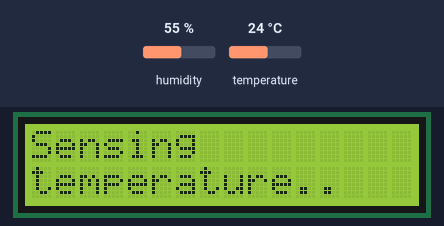
Bench run of a sketch on a simulated Arduino Uno, built with avr-gcc and run on an emulated ATmega328P. On the bench: 16×2 character LCD. Inputs (shaded band) come from the test bench; at power-on: temperature 24 °C, humidity 55 %. What the sketch prints to the serial monitor is not drawn.

Above: at 1.1 s.
At 5.7 s:
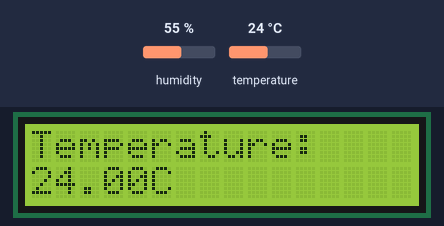
5.8 s: temperature set to 12 °C
At 8.3 s:
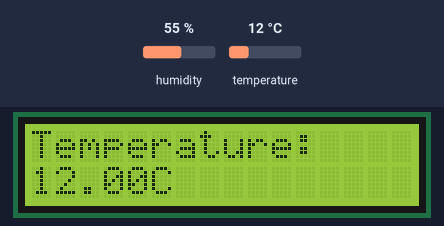
8.6 s: temperature set to 19 °C
At 10.4 s:
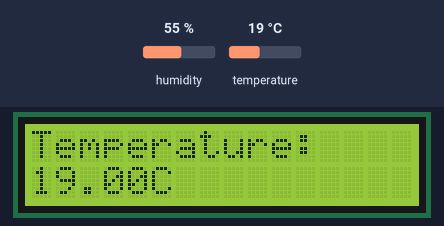
11.4 s: temperature set to 28 °C
At 14.4 s:
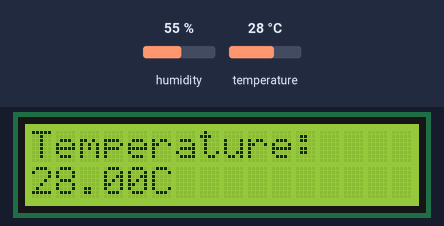
Timing chart, 0 to 15.9 s (numbered marks = the images above; inputs shaded):
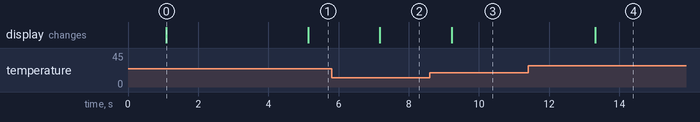

Measured:
- after the input at 5.8 s, the display: changes after 1.4 s (image 2)
- after the input at 8.6 s, the display: changes after 0.62 s (image 3)
- after the input at 11.4 s, the display: changes after 1.9 s (image 4)
- what the display in image 0 shows lasts 4.0 s, from 1.1 s to 5.1 s

The sketch:

finalcode.ino
```cpp
#include <Wire.h>
#include <LiquidCrystal_I2C.h>
#include "DHT.h"
#define DHTPIN 8
#define DHTTYPE DHT11
DHT dht(DHTPIN, DHTTYPE);
LiquidCrystal_I2C lcd(0x27, 2, 1, 0, 4, 5, 6, 7, 3, POSITIVE);

void setup()
{
Serial.begin(9600);
Serial.println(F("Sensing temperature.."));

dht.begin();


lcd.begin(16,2);
lcd.backlight();

lcd.print("Sensing");
delay(1000);
lcd.setCursor(0,1);
lcd.print("temperature..");
delay(3000);


}

void loop()
{
   delay(1000);

  float t = dht.readTemperature();

  float F = dht.readTemperature(false);


  if (isnan(t)) {
    Serial.println(F("Failed to read from DHT sensor!"));
    return;
  }

  float hic = dht.computeHeatIndex(t, false);


  Serial.print(F("%  Temperature: "));
  Serial.print(t);
  Serial.print(F("°C "));


lcd.setCursor(0,0);


lcd.clear();
lcd.setCursor(0,0);
lcd.print("Temperature:");
lcd.setCursor(0,1);
lcd.print(F);
lcd.print("C");
delay(1000);
}
```
